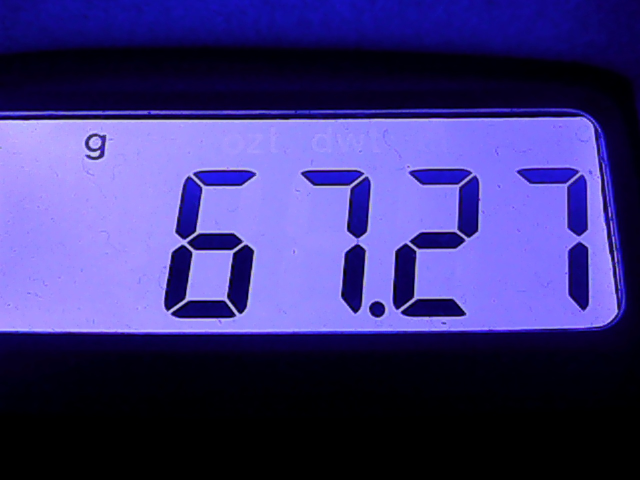
#> input picture capturedImage.jpg, 1280 x 960 px, given in place of the camera (shown at 1/2 size)
$ python captureImage.py
#> lines starting #> are read from the running program, lines starting #| are printed output that depends on the picture; after the words box and inside, x2 and y2 are one past the last pixel; in counts of white or black regions, pixels touching at a corner belong together
import numpy as np
import cv2

def captureImage(resWidth = 1280, resHeight = 960, imageFileName = "capturedImage.jpg", doSave = True, show = True):

#> called with resWidth = 1280, resHeight = 960, imageFileName = 'capturedImage.jpg', doSave = True, show = True
    cap = cv2.VideoCapture(1)
    cap.set(3, resWidth)
    cap.set(4, resHeight)

    # Capture frame-by-frame
    for i in range(10):
        ret, frame = cap.read()
#> this loop made 10 passes
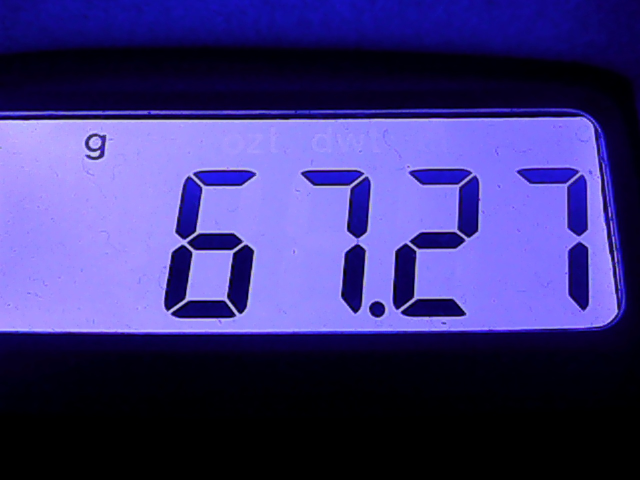
#> input picture capturedImage.jpg, 1280 x 960 px, given in place of the camera (shown at 1/2 size)

    # Our operations on the frame come here
    # gray = cv2.cvtColor(frame, cv2.COLOR_BGR2GRAY)

    # Display the resulting frame
    # if show == True :
    #     cv2.imshow("capturedImage", frame)
    #     # cv2.waitKey()

    if doSave == True :
        print(imageFileName)
        cv2.imwrite(imageFileName, frame)


    # When everything done, release the capture
    cap.release()
    return frame


img = captureImage()
#> img is the input picture: shape (960, 1280, 3); mean B, G, R 123.4, 52.3, 60.2

imgGray = cv2.cvtColor(img,cv2.COLOR_BGR2GRAY)
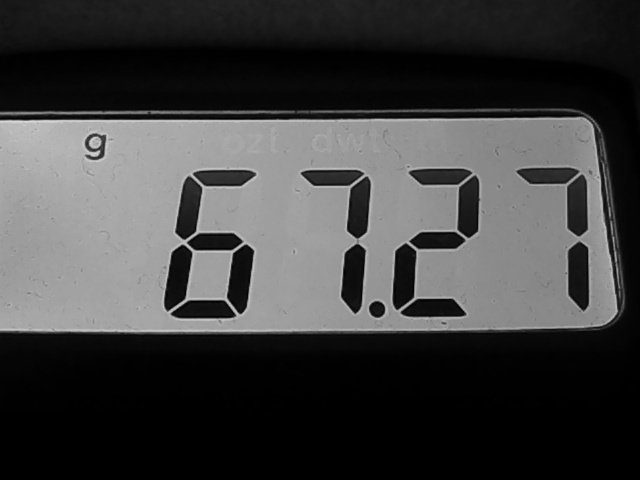
#> imgGray: shape (960, 1280) (shown at 1/2 size); min 0, max 222, mean 62.7
imgBlur = cv2.GaussianBlur(imgGray,(9,9),8)
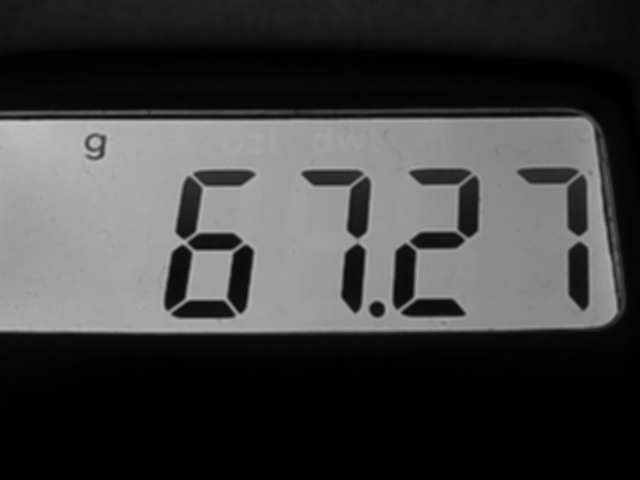
#> imgBlur: shape (960, 1280) (shown at 1/2 size); min 0, max 199, mean 62.7
imgCanny = cv2.Canny(imgBlur,100,100)
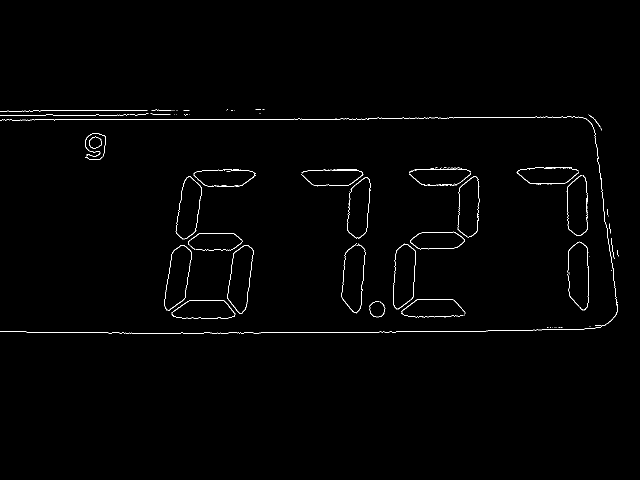
#> imgCanny: shape (960, 1280) (shown at 1/2 size); 0.79% white in thin lines or dots, all inside (x1, y1, x2, y2) = (0, 219, 1237, 667)
cv2.imshow("Image Captured", img)
cv2.imshow("Image Captured Canny", imgCanny)
cv2.waitKey()
